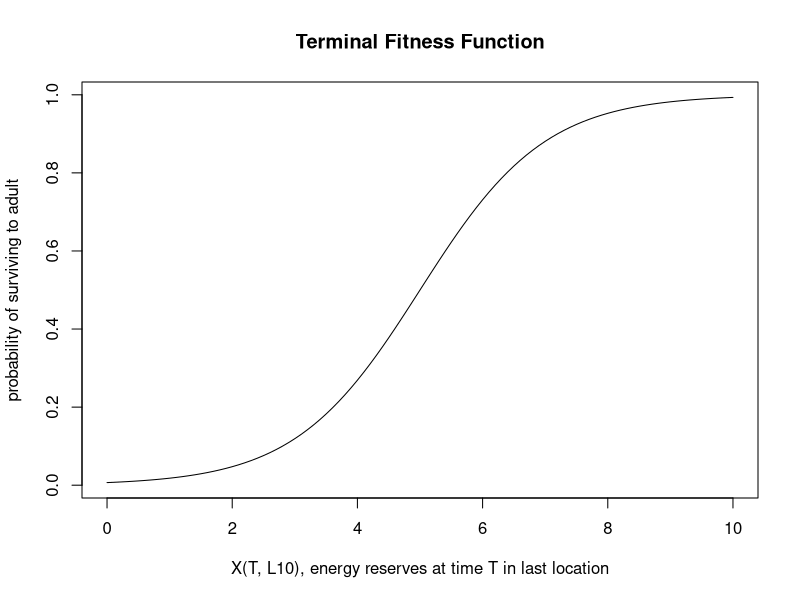
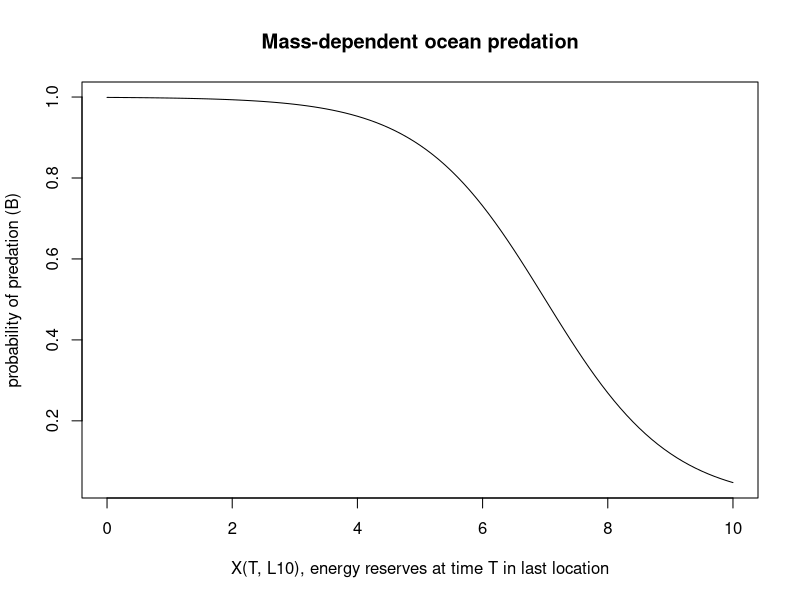
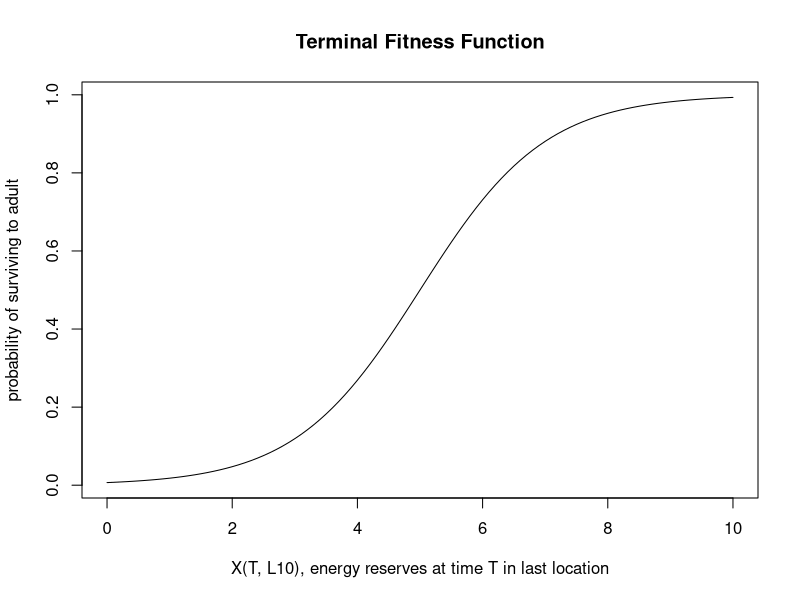
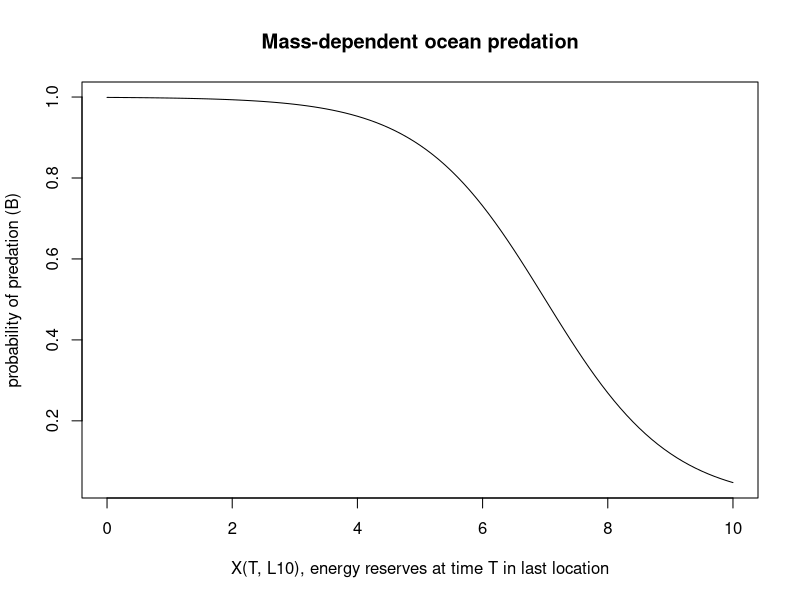

These charts were generated, in order, by the following R code: (Note: this script raises an error after producing the figures.)

#### SABAL FINAL PROJECT ####

### How do migrating salmon change speed (via antipredator behavior) in response to predation risk?


# load libraries
library(abind); library(ggplot2); library(plyr); library(reshape2)

#### Make empty objects to store eventual outputs from dynamic programming equations

# F.all <- an array that stores the final (including terminal) fitness (probability of surviving to a
#          returning adult) for each state (columns), time (rows), for each location (matricies)

F.all <- array(NA, dim=c(30,10,10))  #(rows: time, cols: state, matricies: location)


# Best.beh <- an array with the same structure as F.all. This is the decision matrix. Stored values
#             will be the best decision chosen (move 0, 1, 2 locations).

Best.beh <- array(NA, dim=c(30,10,10))  #(rows: time, cols: state, matricies: location)


# F.vec <- an array to hold the total fitness at time t+1 (2nd column, value used in calculations), and
#         at time t (1st column, resulting value from current calculation, which will be used in the NEXT
#         iteration).

F.vec <- array(NA, dim=c(10,2,10))  #(rows: state, cols: F(x,t), F(x, t+1), matricies: location)



#### Terminal fitness function - how do energy reserves at time T and location 10 relate to probability of
#    surving to a returning adult? More final energy reserves, more likely to survive to adult.
#    Terminal fitness can only range between 0 and 1.

#ONLY applicable if location is 10 at time T!!!! Otherwise, fitness is 0!
T.FITNESS <- function(X, m){  1/(1+exp(-X+m)) }
curve(T.FITNESS(X, m=5), xlim=c(0, 10), ylab="probability of surviving to adult",
      xlab="X(T, L10), energy reserves at time T in last location", main="Terminal Fitness Function",
      xname = "X")

setwd("C:/Users/Megan/Desktop/")
pdf("T.FITNESS.pdf", width=6, height=4.5)
curve(T.FITNESS(X, m=5), xlim=c(0, 10), ylab="probability of surviving to adult",
      xlab="X(T, L10), energy reserves at time T in last location", main="Terminal Fitness Function",
      xname = "X")
dev.off()


### Fill in last column (T) for of F.vec based on Terminal fitness function
F.vec[,2,10] <- T.FITNESS(X = seq(1,10,1), m=5)  #if salmon make it to location 10, then their fitness depends on their energy reserves.

F.vec[,2,1:9] <- 0    #if salmon end in any location besides the last (10), then their fitness is 0!


## Mass-dependent predation for X at L=10
MASS.PRED.OCEAN <- function(X, n){  1/(1+exp(X+n)) }
curve(MASS.PRED.OCEAN(X, n = -7), xlim=c(0, 10), ylab="probability of predation (B)",
      xlab="X(T, L10), energy reserves at time T in last location", main="Mass-dependent ocean predation",
      xname = "X")

setwd("C:/Users/Megan/Desktop/")
pdf("MASS.DEP.pdf", width=6, height=4.5)
curve(MASS.PRED.OCEAN(X, n = -7), xlim=c(0, 10), ylab="probability of predation (B)",
      xlab="X(T, L10), energy reserves at time T in last location", main="Mass-dependent ocean predation",
      xname = "X")
dev.off()


#### Fitness function - function to calculate fitness at any state, location, and behavior.

FITNESS <- function(B, X, Xmax, L, Lmax, e, e10, c, b, F.vec){
  Xnew <- ifelse(L < 10, X + e - c, X + e10 - c) # calculate new state: energy reserves. If in L 10 than salmon gains MORE energy.
  Xnew <- min(Xnew, Xmax)
  Lnew <- L + b      # calculate new state: location
  Lnew <- min(Lnew, Lmax)
  
  W <- ifelse(L==10, (1-MASS.PRED.OCEAN(X,n))*F.vec[Xnew, 2, Lnew], 
              ifelse(Xnew > 0, (1-B)*F.vec[Xnew, 2, Lnew], 0))
   # calculate fitness: prob of survive predation times future fitness of RESULTING state and location.
   # if X is less than 1, than fitness is 0 no matter what.
   # at the last Location (10), there is mass-dependent predation!
  return(W)
}

# check fitness function works.
FITNESS(B[1], X=7, Xmax, L=10, Lmax, e[1], e10, c[1], b[1], F.vec)


#### Function to get maximum fitness and best behavioral choice for any state and location. Save in Temporary array (Temp.out) to bring to next function/loop.
OVER.BEH <- function(B, X, Xmax, L, Lmax, e, e10, c, b, F.vec){
  W.behs <- matrix(NA, 3, 1)  #matrix to save fitnesses (W) from each (3) behavioral choice.
  
  for(i in 1:length(b)){ W.behs[i,] <- FITNESS(B[i], X, Xmax, L, Lmax, e[i], e10, c[i], b[i], F.vec) }   #where does x come from?
  
  W.best <- max(W.behs)  # store highest fitness in F.vec for next iteration.
  Temp <- data.frame(W = W.behs, beh = seq(0,2,1))  #make temp dataframe with each fitness (W) for each behavior.
  Beh.best <- ifelse(W.best > 0, Temp[Temp$W == max(Temp$W),2], NA)  #get single value of best behavior choice (0,1,2). If W.best is 0 for all behavioral types, than no beh is best, return NA.
  F.vec[X,1,L] <- W.best  # save best fitness in the appropriate F.vec column 1 for that specific state X and L.
  
  Temp.out <- array(NA, dim=c(11,2,10)) #(rows: state, cols: F(x,t), F(x, t+1), matricies: location). Same size as F.vec, but add 1 row to save best W and beh.
  Temp.out[11,,] <- c(W.best, Beh.best)
  Temp.out[1:10,,] <- F.vec  # Temp.out needs ALL the info that will be used in the next function/loop. 
  # F.vec AND the best W and best beh. Will split up later to use in different ways in the next function OVER.STATES.
  return(Temp.out)
}


# #Check if for loop inside OVER.BEH works...Yes!
#   W.behs <- matrix(NA, 3, 1)   #vector to save fitnesses (W) from each (3) behavioral choice.
#   for(i in 1:3){ W.behs[i,] <- FITNESS(B[i], X=8, Xmax=10, L=8, Lmax=10, e[i], c[i], b[i], F.vec) }

# # see if OVER.BEH works for a specific X and L state for T-1. Yes! And F.vec column 1 is updated with new value for next iteration!!!
OVER.BEH(B, X=8, Xmax=10, L=10, Lmax=10, e, e10, c, b, F.vec) # see output of OVER.BEH function.
# OVER.BEH(B, X=2, Xmax=10, L=10, Lmax=10, e, c, b, F.vec) # see output of OVER.BEH function.
# OVER.BEH(B, X=1, Xmax=10, L=1, Lmax=10, e, c, b, F.vec) # Common to have problems when X=1...use this to check.



#### Function to iterate over both states X and L. Output is an array where first two columns is updated F.vec, third col is best W, fourth col is best Beh.

OVER.STATES <- function(B, X, Xmax, L, Lmax, e, e10, c, b, F.vec){
  Store <- array(NA, dim=c(10,2,10))  # array to store all W.best (column 1) and Beh.best (column 2) values from OVER.BEH for each state X (rows) and L (matricies).
  
  for(X in 1:Xmax){  # iterate over states X
    for(L in 1:Lmax){ # iterate over states L
      Temp.out <- OVER.BEH(B, X, Xmax, L, Lmax, e, e10, c, b, F.vec) # returns Temp.out from OVER.BEH, which as the updated F.vec AND W.best and Beh.best in the last row.
      
      n <- nrow(Temp.out) - 1  # get number of states by subtracting the last row to store W.best and Beh.best (this should be 10)
      F.vec <- Temp.out[1:n,,] # get F.vec back solo by subsetting Temp.out wihout the stored last row with W.best and Beh.best.
      
      best.W.beh <- c(Temp.out[n+1,1,1], Temp.out[n+1,2,1]) # get only stored values W.best and Beh.best (last row of Temp.out)
      Store[X,,L] <- best.W.beh # put best W and best beh in Store.
    }}
  
  # combine Store values with F.vec in Temp.out2 as the vessel leaving this function to bring important info to next for loop!
  Temp.out2 <- abind(F.vec, Store, along = 2) # add store columns to F.vec. This should be an array with 4 columns: F(X,t), F(X,t+1), W.best, Beh.best.
  return(Temp.out2)
}


# check to see if OVER.STATES works and returns Temp.out2! Yes!!!!
#  OVER.STATES(B, X, Xmax, L, Lmax, e, c, b, F.vec)


#### MAIN PROGRAM: iterate all of the above functions over time starting with T and moving backwards until t = 0.

### Parameters 
m <- 5
n <- -7
B <- c(0.2, 0.4, 0.2)
e <- c(1, 1, 1)
e10 <- 2
c <- c(1, 1, 2)
X <- seq(1, 10, 1)
Xmax <- 10
L <- seq(1, 10, 1)
Lmax <- 10
b <- c(0, 1, 2)  # behavior: move 0, 1, 2 locations
Horizon <- 30  

### Output objects to save data from program
F.vec  # (rows: state, cols: F(x,t), F(x, t+1), matricies: location)
F.all  # (rows: time, cols: state, matricies: location)
Best.beh # (rows: time, cols: state, matricies: location)


# Start iterations over time
Time <- Horizon # time starts with 30 time steps.

# Use a while loop startig at Time = 30, decrement with each loop, until time is 1 and then exit the loop.
while(Time > 1) {
  Time <- Time - 1 # calculate fitness and behavioral choices for the previous time step.
  
  Temp.out2 <- OVER.STATES(B, X, Xmax, L, Lmax, e, e10, c, b, F.vec) # get all fitness values for this time step for each state X and L!
  TempF.vec <- Temp.out2[,1:2,] # get F.vec out of Temp.out2 from OVER.STATES. Only first 2 columns of the array.
  
  for (J in 1:Xmax){    # for each state X and L, update F.vec with the new F.vec (TempF.vec) from the OVER.STATES function (column 1),
    for(K in 1:Lmax){   # and put those values back into F.vec in the second column to be ready for the next time iteration.
      F.vec[J,2,K] <- TempF.vec[J,1,K] }}
  
  Best.beh[Time,,] <- Temp.out2[,4,]  # save best behavior in Best.beh (decision matrix!)
  F.all[Time,,] <- Temp.out2[,3,]     # save best fitness in F.all
}

# check F.all and Best.beh to see if they make sense...they do!!! Woohoo!
F.all
Best.beh


#### OUTPUT
# # add labels for states as a columns in bottom rows
# X <- seq(1,10,1)
# Best.beh[Horizon,,] <- X  # these are decision matricies (behavoiral choices) for each location!
# F.all[Horizon,,] <- X     # these are decision matricies (fitnesses) for each location!



## Collapse arrays and combine into one dataframe for plotting in ggplot.
df.beh <- adply(Best.beh, c(1,2,3))                  # collapse array to dataframe
colnames(df.beh) <- c("Time", "X", "L", "Best.beh")  # add labels to columns

df.W <- adply(F.all, c(1,2,3))
colnames(df.W) <- c("Time", "X", "L", "W")

df.all <- join(df.beh, df.W)   # join data for best behavior and fitness together in one dataframe.
df.all$Best.beh <- as.factor(df.all$Best.beh)

df.all <- df.all[df.all$Time != 30,]  # drop Time = 30 because that is the end, and therefore have no behavioral choices.

#### PLOTS

# http://www.roymfrancis.com/a-guide-to-elegant-tiled-heatmaps-in-r/

# decision matrix plots for best behaviors at each location
ggplot(data=df.all, aes(x=Time, y=X, fill=Best.beh)) + geom_tile(color="gray90") + facet_wrap(~ L, ncol = 2) +
  scale_fill_manual(values = c("cornflowerblue", "gold", "limegreen")) + coord_equal() +
  theme(axis.line = element_line(colour = "black"), panel.border = element_blank(), panel.background = element_blank()) +
  theme(strip.background = element_blank())


# decision matrix plots for fitness at each location
ggplot(data=df.all, aes(x=Time, y=X, fill=W)) + geom_tile() + facet_wrap(~ L, ncol = 2) + coord_equal() +
  theme(axis.line = element_line(colour = "black"), panel.border = element_blank(), panel.background = element_blank())





#### FORWARD SIMULATIONS ####

output <- matrix(NA, Horizon, 10)  # rows: time, columns: state (X). Output to track best behaviors over time for each state.
output[1,] <- 1 # salmon start in location 1

# for loop tracking new locations for individuals starting at L = 1, and all states of X over time.

for(X in 1:Xmax){               # iterate over state
  for(t in 1:(Horizon-1)){      # iterate over time
    L <- output[t,X]            # current location is the value in the current row of time (t)
    Lnew <- L + Best.beh[t,X,L] # location in next time step is the current location plus how much they move (Best.beh)
    Lnew <- min(Lnew, Lmax)     # location cannot be greater than Lmax 
    output[t+1,X] <- Lnew       # store new location in the next row (t+1)
  }
}



#### Plot forward simulations!

data.tracks <- melt(output)
colnames(data.tracks)<- c("Time", "X", "Location")

indiv.mass <- ggplot(data=data.tracks, aes(x=Time, y=Location, color=as.factor(X))) + geom_line(size=1) + geom_point() +
  theme(axis.line = element_line(colour = "black"), panel.border = element_blank(), panel.background = element_blank()) +
  theme(legend.key=element_blank(), legend.background=element_blank()) + coord_equal() +
  scale_x_continuous(breaks = seq(1,Horizon,1)) +
  scale_y_continuous(breaks = seq(1,Lmax,1)) +
  scale_color_brewer(name= "Energy (X)", palette = "PiYG") +
  ggtitle("Energy-dependent ocean predation") + theme(plot.title = element_text(hjust = 0.5))
indiv.mass

setwd("C:/Users/Megan/Desktop/")
pdf("TRACKS.DEP.pdf", width=7.5, height=11)
indiv.mass
dev.off()



## ANOTHER THING THAT COULD BE STOCHASTIC IS WHEN PEAK OCEAN ENTRY IS!!!!!! THAT WOULD BE MOST REALISTIC!




#### DECISION MATRIX PLOTS WITH BOTH SCENARIOS
# decision matrix plots for best behaviors at each location
mass.dep1_5 <- ggplot(data=subset(df.all, L %in% c(1,2,3,4,5)), aes(x=Time, y=X, fill=Best.beh)) + geom_tile(color="gray90") + facet_wrap(~ L, ncol = 1) +
  scale_fill_manual(values = c("cornflowerblue", "gold", "limegreen")) + coord_equal() +
  theme(axis.line = element_line(colour = "black"), panel.border = element_blank(), panel.background = element_blank()) +
  theme(strip.background = element_blank(), strip.text = element_blank(), legend.position = "none") +
  theme(axis.text = element_text(size=5))
mass.dep1_5

mass.dep6_10 <- ggplot(data=subset(df.all, L %in% c(6,7,8,9,10)), aes(x=Time, y=X, fill=Best.beh)) + geom_tile(color="gray90") + facet_wrap(~ L, ncol = 1) +
  scale_fill_manual(values = c("cornflowerblue", "gold", "limegreen")) + coord_equal() +
  theme(axis.line = element_line(colour = "black"), panel.border = element_blank(), panel.background = element_blank()) +
  theme(strip.background = element_blank(), strip.text = element_blank(), legend.position = "none") +
  theme(axis.text = element_text(size=5))
mass.dep6_10

# decision matrix plots for best behaviors at each location
constant.pred1_5 <- ggplot(data=subset(df.all1, L %in% c(1,2,3,4,5)), aes(x=Time, y=X, fill=Best.beh)) + geom_tile(color="gray90") + facet_wrap(~ L, ncol = 1) +
  scale_fill_manual(values = c("cornflowerblue", "gold", "limegreen")) + coord_equal() +
  theme(axis.line = element_line(colour = "black"), panel.border = element_blank(), panel.background = element_blank()) +
  theme(strip.background = element_blank(), strip.text = element_blank(), legend.position = "none")  +
  theme(axis.text = element_text(size=5))
constant.pred1_5 

constant.pred6_10 <- ggplot(data=subset(df.all1, L %in% c(6,7,8,9,10)), aes(x=Time, y=X, fill=Best.beh)) + geom_tile(color="gray90") + facet_wrap(~ L, ncol = 1) +
  scale_fill_manual(values = c("cornflowerblue", "gold", "limegreen")) + coord_equal() +
  theme(axis.line = element_line(colour = "black"), panel.border = element_blank(), panel.background = element_blank()) +
  theme(strip.background = element_blank(), strip.text = element_blank(), legend.position = "none") +
  theme(axis.text = element_text(size=5))
constant.pred6_10

library(gridExtra)
grid.arrange(constant.pred1_5, mass.dep1_5, ncol=2)
grid.arrange(constant.pred6_10, mass.dep6_10, ncol=2)

setwd("C:/Users/Megan/Desktop/")
pdf("CONSTANT.1_5.pdf", width=4.5, height=11)
constant.pred1_5
dev.off()

setwd("C:/Users/Megan/Desktop/")
pdf("DEP.1_5.pdf", width=4.5, height=11)
mass.dep1_5
dev.off()

setwd("C:/Users/Megan/Desktop/")
pdf("CONSTANT.6_10.pdf", width=4.5, height=11)
constant.pred6_10
dev.off()

setwd("C:/Users/Megan/Desktop/")
pdf("DEP.6_10.pdf", width=4.5, height=11)
mass.dep6_10
dev.off()


legend.only <- ggplot(data=subset(df.all, L == 1), aes(x=Time, y=X, fill=Best.beh)) + geom_tile(color="gray90") + facet_wrap(~ L, ncol = 1) +
  scale_fill_manual(name= "Best behavior: move __ locations", values = c("cornflowerblue", "gold", "limegreen")) + coord_equal() +
  theme(axis.line = element_line(colour = "black"), panel.border = element_blank(), panel.background = element_blank()) +
  theme(strip.background = element_blank(), strip.text = element_blank()) +
  theme(legend.text=element_text(size=20), legend.title=element_text(size=20), legend.position = "bottom")
legend.only  # print this, and only cut out the legend!!!

setwd("C:/Users/Megan/Desktop/")
pdf("LEGEND.pdf", width=8, height=11)
legend.only
dev.off()